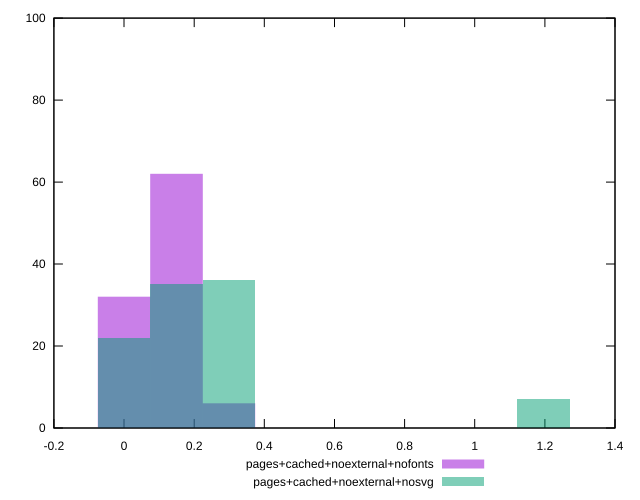

Here is the gnuplot script that generated this plot:
reset
set terminal svg size 640, 500
set output "reprap/cumulative-layout-shift/comparison/histogram/6_vs_7.svg"

$pagesCachedNoexternalNofonts <<EOF
0.1494796273546286 62
0 32
0.2989592547092572 6
EOF

$pagesCachedNoexternalNosvg <<EOF
0 22
0.1494796273546286 35
0.2989592547092572 36
1.1958370188370289 7
EOF

set key outside below
set boxwidth 0.1494796273546286
set yrange [0:100]
set style fill transparent solid 0.5 noborder

plot \
  $pagesCachedNoexternalNofonts title "pages+cached+noexternal+nofonts" with boxes, \
  $pagesCachedNoexternalNosvg title "pages+cached+noexternal+nosvg" with boxes, \


reset
